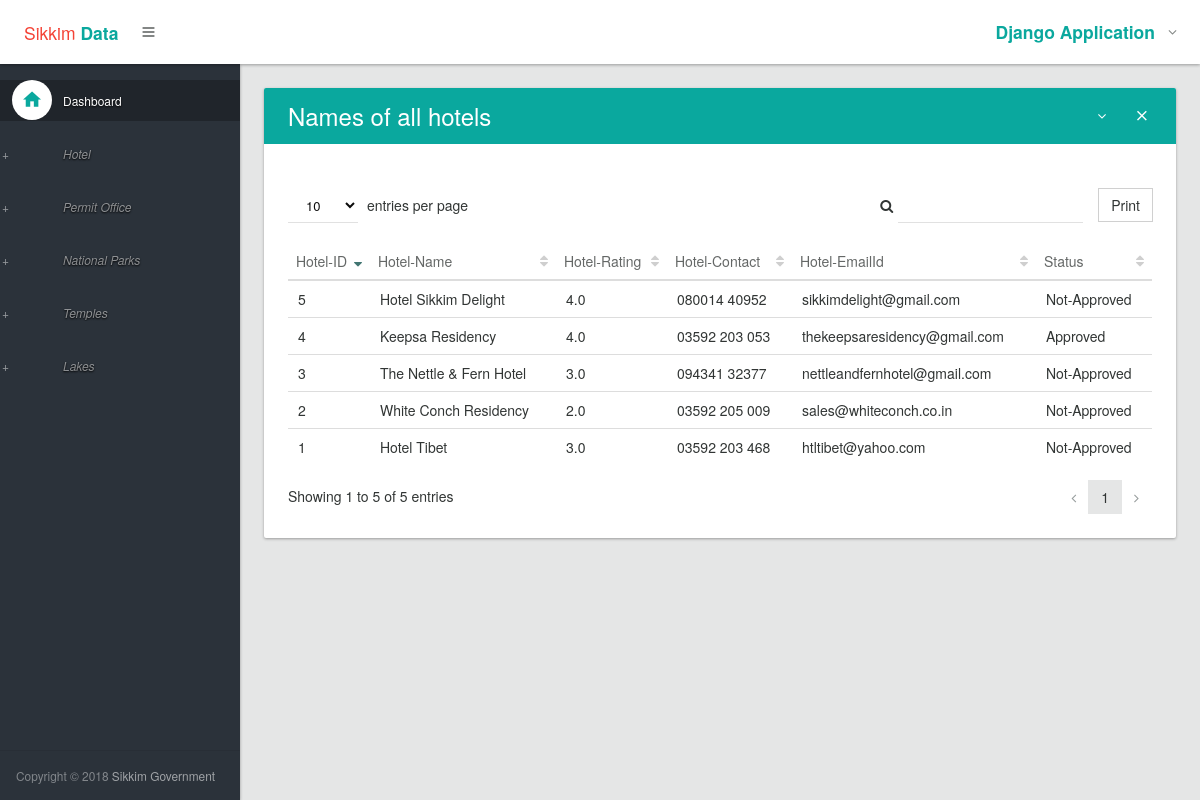
Screenshot of /all_hotel_name (signed in) with the database file from the repository.
### popular/models.py (models this page shows)
class Hotel(models.Model):
    hotel_name = models.CharField(max_length=200)
    location = models.CharField(max_length=200)
    rating = models.DecimalField(max_digits=2, decimal_places=1)
    website = models.CharField(max_length=250)
    phone_regex = RegexValidator(regex=r'^\+?1?\d{9,15}$', message="Phone number must be entered in the format: '+999999999'. Up to 15 digits allowed.")
    contact = models.CharField(validators=[phone_regex], max_length=17, primary_key = True )
    emailId = models.EmailField(max_length=254, blank=True)
    status=  models.CharField(max_length=50, default='Not-Approved')

### popular/views.py (the view)
# urls.py: url(r'^all_hotel_name',views.all_hotel_name,name="all_hotel_name"),
@login_required()
def all_hotel_name(request):
    h=Hotel.objects.all()
    x=0
    return render(request,'all_hotel_name.html',{'h': h,'x': x})

### popular/templates/all_hotel_name.html
{% extends 'layout.html' %}
{% block body %}
  <section>
                    <div class="section-body">
                        <div class="row">
                            <div class="col-lg-12">
                                <div class="card">
                                    <div class="card-head style-primary">
                                        <header><h3>Names of all hotels </h3></header>
                                        <div class="tools">
                                            <a class="btn btn-icon-toggle btn-collapse"><i class="fa fa-angle-down"></i></a>
                                            <a class="btn btn-icon-toggle btn-close"><i class="md md-close"></i></a>
                                        </div>
                                    </div>
                                    <div class="card-body">
                                        <div class="table-responsive">
                                            <table id="datatable2" class="table Hotel-column hover">
                                                <thead>
                                                    <tr>
                                                        <th>Hotel-ID</th> &nbsp;  &nbsp; &nbsp; &nbsp; &nbsp;
                                                        <th>Hotel-Name</th>
                                                        <th>Hotel-Rating</th>
                                                        <th>Hotel-Contact</th>
                                                        <th>Hotel-EmailId</th>
                                                        <th>Status</th>
                                                    </tr>
                                                </thead>
                                              <tbody>
                                                        {% for i in h %}
                                                        <tr class="gradeX">
                                                            <td>{{ forloop.counter }} </td>
                                                            <td><a href= "http://127.0.0.1:8000/hotel1_data">{{ i.hotel_name }}</a></td>
                                                            <td>{{ i.rating }}</td>
                                                            <td>{{ i.contact }}</td>
                                                            <td>{{ i.emailId }}</td>
                                                            <td>{{ i.status }}</td>
                                                         </tr>
                                                        {% endfor %}
                                                </tbody>
                                            </table>
                                        </div>
                                    </div>
                                </div>
                            </div>
                        </div>
                    </div>
</section>
{% endblock %}

### popular/templates/layout.html (shortened to what this page needs)
{% load staticfiles %}
<!DOCTYPE html>
<html lang="en">
	<head>
		<link type="text/css" rel="stylesheet" href="{% static 'css/bootstrap.css' %}" />
		<link type="text/css" rel="stylesheet" href="{% static 'css/materialadmin.css' %}" />
		<link type="text/css" rel="stylesheet" href="{% static 'css/font-awesome.min.css' %}" />
		<link type="text/css" rel="stylesheet" href="{% static 'css/material-design-iconic-font.min.css' %}" />
        <link type="text/css" rel="stylesheet" href="{% static 'css/libs/DataTables/jquery.dataTables.css' %}" />
		<link type="text/css" rel="stylesheet" href="{% static 'css/libs/DataTables/extensions/dataTables.colVis.css' %}" />
		<link type="text/css" rel="stylesheet" href="{% static 'css/libs/DataTables/extensions/dataTables.tableTools.css' %}" />
        <link type="text/css" rel="stylesheet" href="{% static 'css/libs/select2/select2.css' %}" />
        <link type="text/css" rel="stylesheet" href="{% static 'css/print.css' %}" />
	</head>
	<body class="menubar-pin menubar-hoverable header-fixed ">
		<header id="header" >
			<div class="headerbar">
				<div class="headerbar-left">
					<ul class="header-nav header-nav-options">
						<li class="header-nav-brand" >
							<div class="brand-holder">
								<a href="{% url 'home' %}">
									<span class="text-lg text-light text-danger">Sikkim</span><span class="text-lg text-bold text-primary"> Data</span>
								</a>
							</div>
						</li>
						<li>
							<a class="btn btn-icon-toggle menubar-toggle" data-toggle="menubar" href="javascript:void(0);">
								<i class="fa fa-bars"></i>
							</a>
						</li>
					</ul>
				</div>
				<div class="headerbar-right">
					<ul class="header-nav header-nav-profile">
						<li class="dropdown">
							<a href="javascript:void(0);" class="dropdown-toggle ink-reaction" data-toggle="dropdown">
								<span class="profile-info">
									<h4 class="text-lg text-bold text-primary">Django Application</h4>
								</span>
							</a>
						</li>
					</ul>
				</div>
			</div>
		</header>
		<div id="base">
			<div id="content">
                {% block body %}
                {% endblock %}
			</div>
			<div id="menubar" class="menubar-inverse ">
				<div class="menubar-scroll-panel">
					<ul id="main-menu" class="gui-controls">
						<li>
							<a href="#" class="active">
								<div class="gui-icon"><i class="md md-home"></i></div>
								<span class="title">Dashboard</span>
							</a>
						</li>
						<li class="gui-folder">
							<a href="{% url 'all_hotel_name' %}">
								<div class="gui-icon"><i class="fa fa-cubes"></i></div>
								<span class="title">Hotel</span>
							</a>
						</li>
						<li class="gui-folder">
							<a href=" ">
								<div class="gui-icon"><i class="fa fa-cubes"></i></div>
								<span class="title">Permit Office</span>
							</a>
						</li>
						<li class="gui-folder">
							<a href="{% url 'all_national_park_name' %}">
								<div class="gui-icon"><i class="fa fa-cubes"></i></div>
								<span class="title">National Parks</span>
							</a>
						</li>
						<li class="gui-folder">
							<a href="{% url 'all_temple_name' %}">
								<div class="gui-icon"><i class="fa fa-cubes"></i></div>
								<span class="title">Temples</span>
							</a>
						</li>
						<li class="gui-folder">
							<a href="{% url 'all_lake_name' %}">
								<div class="gui-icon"><i class="fa fa-cubes"></i></div>
								<span class="title">Lakes</span>
							</a>
						</li>
					</ul>
					<div class="menubar-foot-panel">
						<small class="no-linebreak hidden-folded">
							<span class="opacity-75">Copyright &copy; {% now "Y" %}</span> <strong>Sikkim Government</strong>
						</small>
					</div>
				</div>
			</div>
		</div>
	</body>
</html>

### rows the page displays
Hotel: hotel_name "Hotel Tibet", rating "3.0", contact "03592 203 468", emailId "htltibet@yahoo.com", status "Not-Approved"
Hotel: hotel_name "White Conch Residency", rating "2.0", contact "03592 205 009", emailId "sales@whiteconch.co.in", status "Not-Approved"
Hotel: hotel_name "The Nettle & Fern Hotel", rating "3.0", contact "094341 32377", emailId "nettleandfernhotel@gmail.com", status "Not-Approved"
Hotel: hotel_name "Keepsa Residency", rating "4.0", contact "03592 203 053", emailId "thekeepsaresidency@gmail.com", status "Approved"
Hotel: hotel_name "Hotel Sikkim Delight", rating "4.0", contact "080014 40952", emailId "sikkimdelight@gmail.com", status "Not-Approved"
